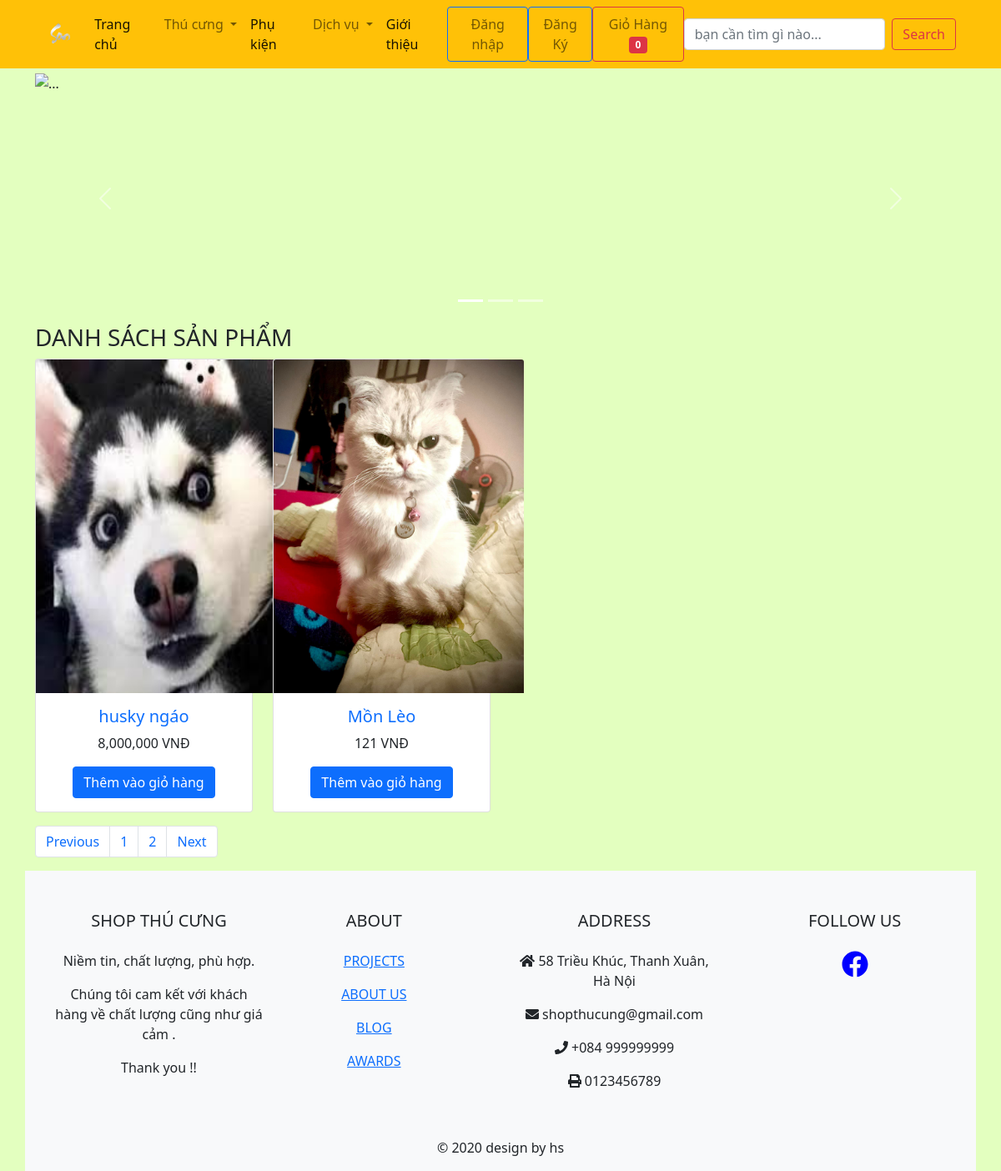
/index.php?c=xem_san_pham&a=xem_tat_ca&trang=2, run on the app's committed database.
### tables this page shows
CREATE TABLE `quan_li_san_pham` (
  `id` int(11) NOT NULL,
  `ten_san_pham` varchar(255) NOT NULL,
  `anh_san_pham` varchar(255) NOT NULL,
  `gia` float NOT NULL,
  `so_luong` int(11) NOT NULL,
  `mo_ta` text NOT NULL,
  `tinh_trang` tinyint(1) NOT NULL,
  `id_loai_san_pham` int(11) NOT NULL
);

### public/index.php (called while the page is built)
<?php
require_once('route.php');

### public/modules/view_all.php (the view, shortened to what this page needs)
<?php
$trang = 1;
$gioi_han = 8;
$tim_kiem = $_GET['q'] ?? '';
$sql = "select count(id) as tong_san_pham from quan_li_san_pham where tinh_trang = 1 and ten_san_pham like '%$tim_kiem%'";
$rs = mysqli_query($conn, $sql);
$tong_san_pham = mysqli_fetch_array($rs);
$tong_trang = ceil($tong_san_pham['tong_san_pham'] / $gioi_han);
if (isset($_GET["trang"])) {
  $trang = $_GET["trang"];
}
$vi_tri = ($trang - 1) * $gioi_han;
$sql = "select * from quan_li_san_pham where tinh_trang = 1 and ten_san_pham like '%$tim_kiem%' limit $vi_tri, $gioi_han";
$rs = mysqli_query($conn, $sql);
?>
<div class="row">
  <h3>DANH SÁCH SẢN PHẨM <?php if ($tim_kiem != '') echo "CÓ TÊN <label class='text-uppercase'>$tim_kiem</label>" ?></h3>
  <div class="col-md-12">
    <div class="row">
      <?php while ($each = mysqli_fetch_array($rs)) { ?>
        <div class="col-md-3 mb-3">
          <div class="card text-center">
            <img class="card-img-top" src="<?= $each['anh_san_pham'] ?>" alt="Card image cap" style="width: 300px; height: 400px;">
            <div class="card-body">
              <h5 class="card-title"><a href="index.php?c=xem_san_pham&a=xem_chi_tiet&ma_san_pham=<?php echo $each['id'] ?>" class="text-decoration-none"><?= $each['ten_san_pham'] ?></a></h5>
              <p class="card-text"><?= number_format($each['gia']) ?> VNĐ</p>
              <a href="index.php?c=gio_hang&a=them_gio_hang&id=<?= $each['id'] ?>" class="btn btn-primary">Thêm vào giỏ hàng</a>
            </div>
          </div>
        </div>
      <?php } ?>
    </div>
  </div>
  <div class="col-sm-12">
    <nav aria-label="Page navigation example">
      <ul class="pagination">
        <li class="page-item"><a id="previous" class="page-link" href="index.php?c=xem_san_pham&a=xem_tat_ca<?php if ($tim_kiem != '') echo "&q=".$tim_kiem ?>&trang=<?= $trang - 1 ?>">Previous</a></li>
        <?php for ($i = 1; $i <= $tong_trang; $i++) {  ?>
          <li class="page-item">
            <a href="index.php?c=xem_san_pham&a=xem_tat_ca<?php if ($tim_kiem != '') echo "&q=".$tim_kiem ?>&trang=<?php echo $i; ?>" class="page-link"><?php echo $i ?></a>
          </li>
        <?php } ?>
        <li class="page-item"><a class="page-link" id="next" href="index.php?c=xem_san_pham&a=xem_tat_ca<?php if ($tim_kiem != '') echo "&q=".$tim_kiem ?>&trang=<?= $trang + 1 ?>">Next</a></li>
      </ul>
    </nav>
  </div>

### public/layouts/style.css (style rules this page uses)
body { background-color: rgb(227, 255, 191) !important; }

### data on the page
quan_li_san_pham: anh_san_pham (picture), ten_san_pham "husky ngáo", gia "8,000,000"
quan_li_san_pham: anh_san_pham (picture), ten_san_pham "Mồn Lèo", gia "121"
